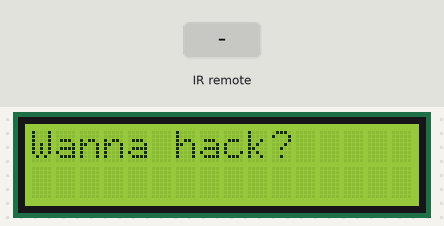
A sketch run on a simulated Arduino Uno, built with avr-gcc and run on an emulated ATmega328P. On the bench: 16×2 character LCD. Inputs (shaded band) come from the test bench. What the sketch prints to the serial monitor is not drawn.

Above: at 0.1 s.
2.3 s: infrared code 0xFF22DD received
At 2.7 s:
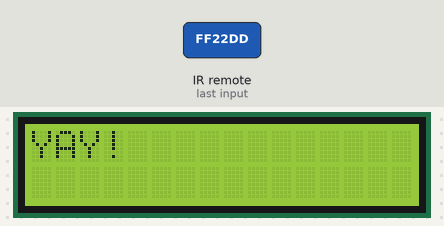
At 4.0 s:
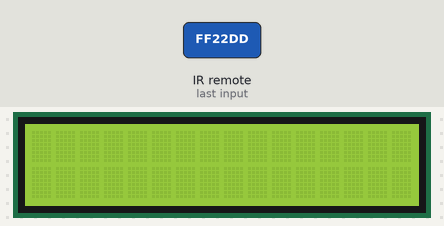
4.3 s: infrared code 0xFFC23D received
At 4.7 s:
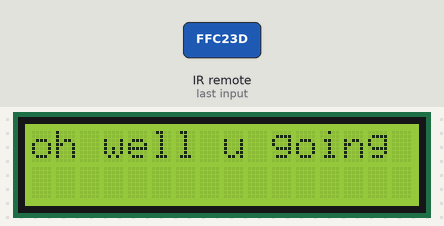
Timing chart, 0 to 7.3 s (numbered marks = the images above; inputs shaded):
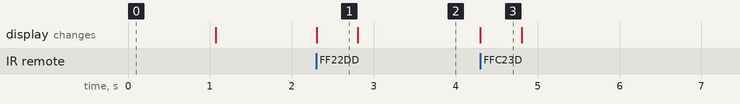

The sketch:

hankerchief_cutiehack2019.ino
```cpp
/* Project for Cutie Hack 2019 at UC Riverside
 * By Amorette Correa
 * Project: Hankerchief
 * Description: LCD Display and an IR remote meant to
 * be an interactive game similar to Netflix's Bandersnatch
 */

#include <LiquidCrystal.h>
#include "IRremote.h"

int receiver = 6; // Signal Pin of IR receiver to Arduino Digital Pin 11
/*-----( Declare objects )-----*/
IRrecv irrecv(receiver);     // create instance of 'irrecv'
decode_results results;      // create instance of 'decode_results'

LiquidCrystal lcd(7,8,9,10,11,12);

/*-----( Function )-----*/
void translateIR() // takes action based on IR code received

// describing Remote IR codes

{

  switch(results.value)

  {

  case 0xFF22DD: Serial.println("LEFT");
    lcd.print("YAY!");
    break;

  case 0xFFC23D: Serial.println("RIGHT");
     lcd.print("oh well u going");
     break;

  default:
    Serial.print("nothing happens");
    break;

  }// End Case

  delay(500); // Do not get immediate repeat


} //END translateIR


void setup() {
  Serial.begin(9600);
  Serial.println("IR Receiver Button Decode");
  irrecv.enableIRIn();

  lcd.begin(16, 2);
  lcd.print("Wanna hack?");

  delay(1000);
  lcd.clear();
}

void loop() {
  lcd.clear();
  lcd.setCursor(0,0);
  if(irrecv.decode(&results)) // have we received an IR signal?

  {
    translateIR();
    irrecv.resume(); // receive the next value
  }
}
```

Measured:
- after the input at 2.3 s, the display: changes at once (image 1)
- after the input at 4.3 s, the display: changes at once (image 3)
- what the display in image 1 shows lasts 0.5 s, from 2.3 s to 2.8 s
